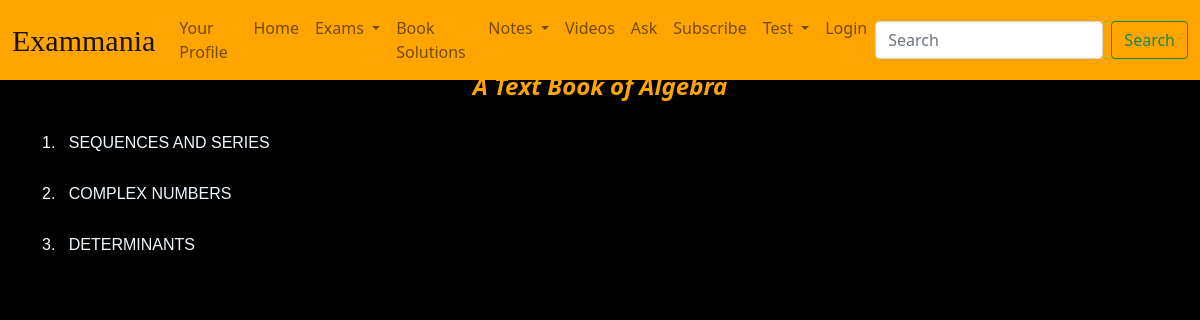
Before: /home/chapter-list/A Text Book of Algebra/ with the older database file.
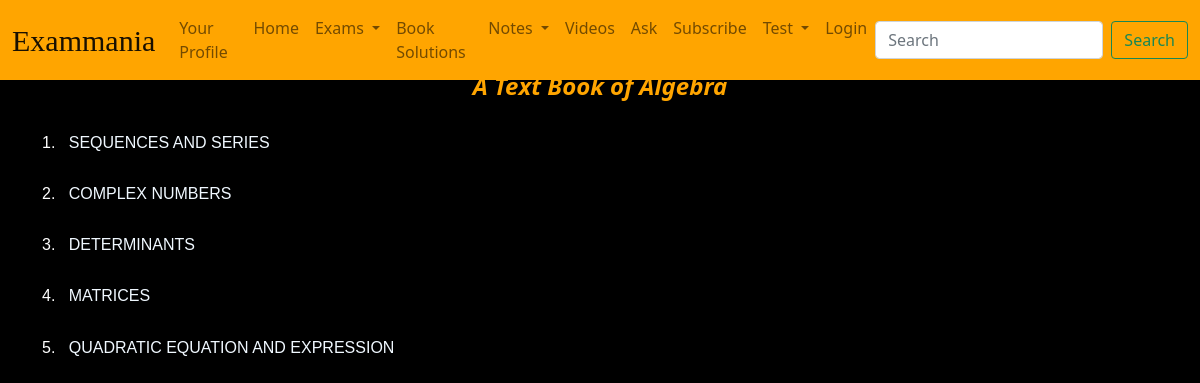
After: the same page with the newer database file.
### main/models.py (models this page shows, shortened)
class Chapter(models.Model):
    name= models.CharField(max_length=250)
    book= models.ForeignKey(Book, related_name="chapters", on_delete=models.CASCADE)

### main/views.py (the view)
# urls.py: path("chapter-list/<str:book_name>/", views.chapterlist, name="chapter_list"),
def chapterlist(request, book_name):
  book=Book.objects.get(name=book_name)
  chapters=Chapter.objects.filter(book=book)
  dic= {
    "Chapters":chapters,
    "book":book,
  }
  return render(request, "main/chapterlist.html", dic)

### templates/main/chapterlist.html (shortened to what this page needs)
{% extends 'main/base.html' %}
{% load static %}
{% block extrahead %}
<link rel="stylesheet" href="{% static 'main/css/chapterlist.css' %}">
{% endblock %}
{% block body %}
<div class="container">
  <h1 id="heading">{{ book.name }}</h1>
  {% for chapter in Chapters %}
  <h4 id="chapter_name">{{ forloop.counter }}.&nbsp;&nbsp;<a
      href="{% url 'main:exercise_list' book.name chapter.name %}">
      {{ chapter.name }}</a></h4>
  {% endfor %}
  {% endblock %}

Changed rows visible on the page:
added Chapter: name "MATRICES"
added Chapter: name "QUADRATIC EQUATION AND EXPRESSION"
